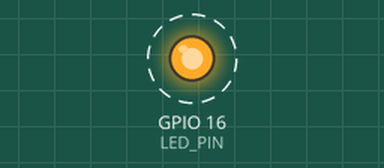
Recording of a program running on a simulated Raspberry Pi (BCM pin numbers). Parts: output pins drawn as LEDs (lit = HIGH). Dashed ring = blinking.

Above: at 0.15 s.
Timing chart, 0 to 3.0 s (numbered marks = the images above):
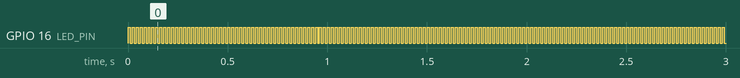

The program:

Opdracht_2d.py
```python
import RPi.GPIO as GPIO
import time

LED_PIN = 16

GPIO.setmode(GPIO.BCM)
GPIO.setup(LED_PIN, GPIO.OUT)

#Nogmaals met de time functie wordt de knipper interval nu gezet op 0.01 seconde
while True:
    GPIO.output(LED_PIN, GPIO.HIGH)
    time.sleep(0.01)
    GPIO.output(LED_PIN, GPIO.LOW)
    time.sleep(0.01)
```

Measured:
- by itself, GPIO 16 (LED_PIN): alternates HIGH for 0.01 s and LOW for 0.01 s
